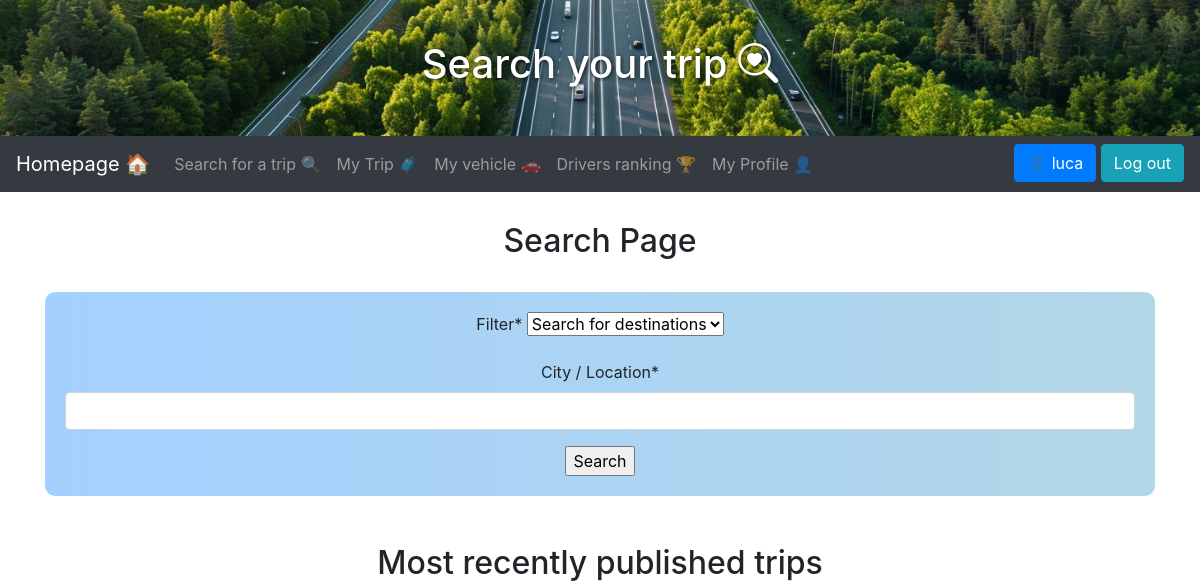
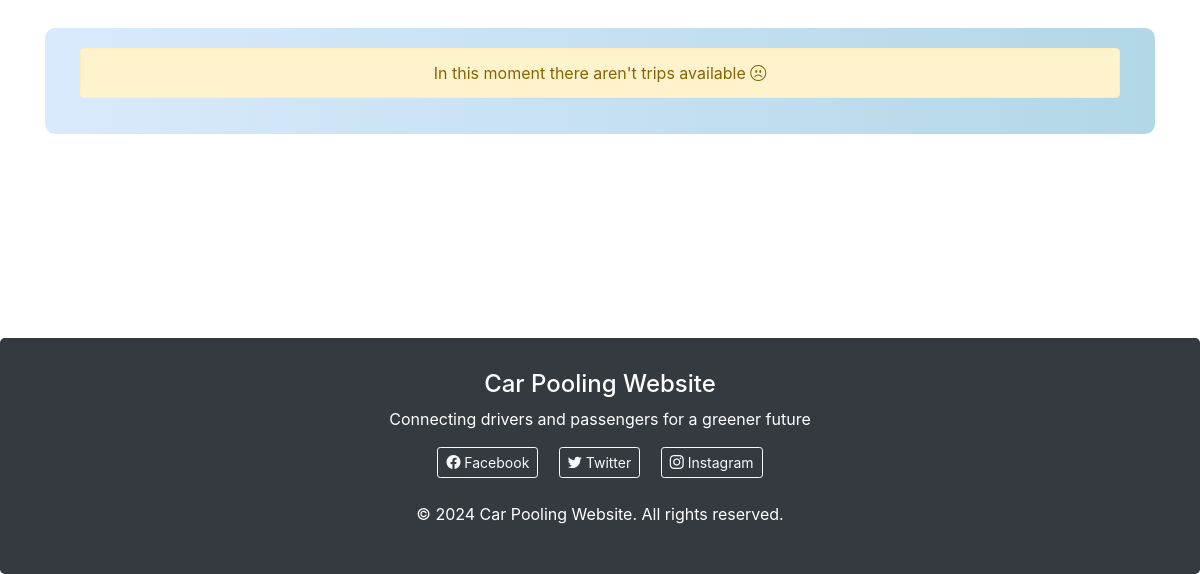
/gestione/searchtrip/ (signed in), run on an earlier commit of the app's database (2 pictures, top to bottom).
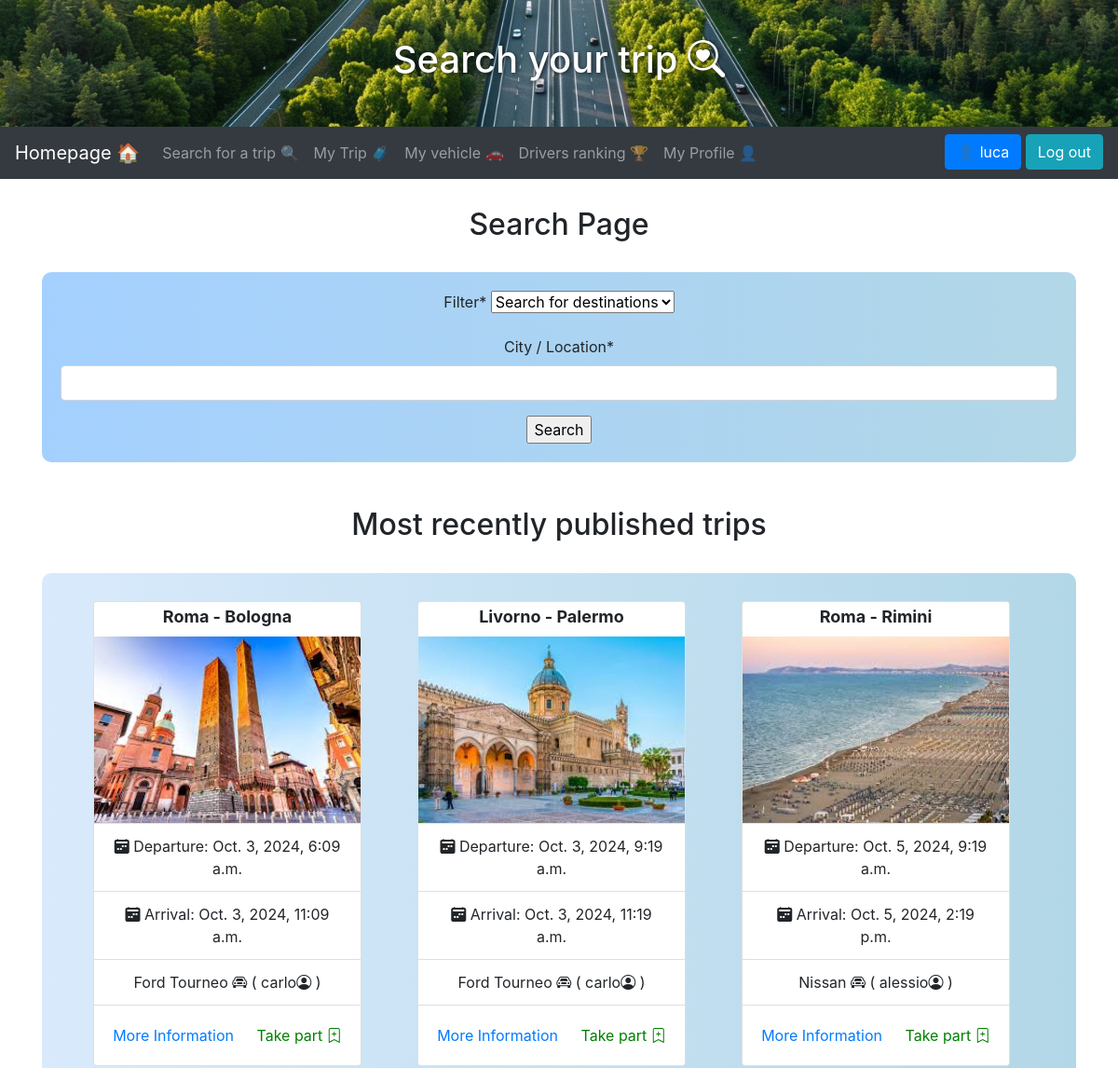
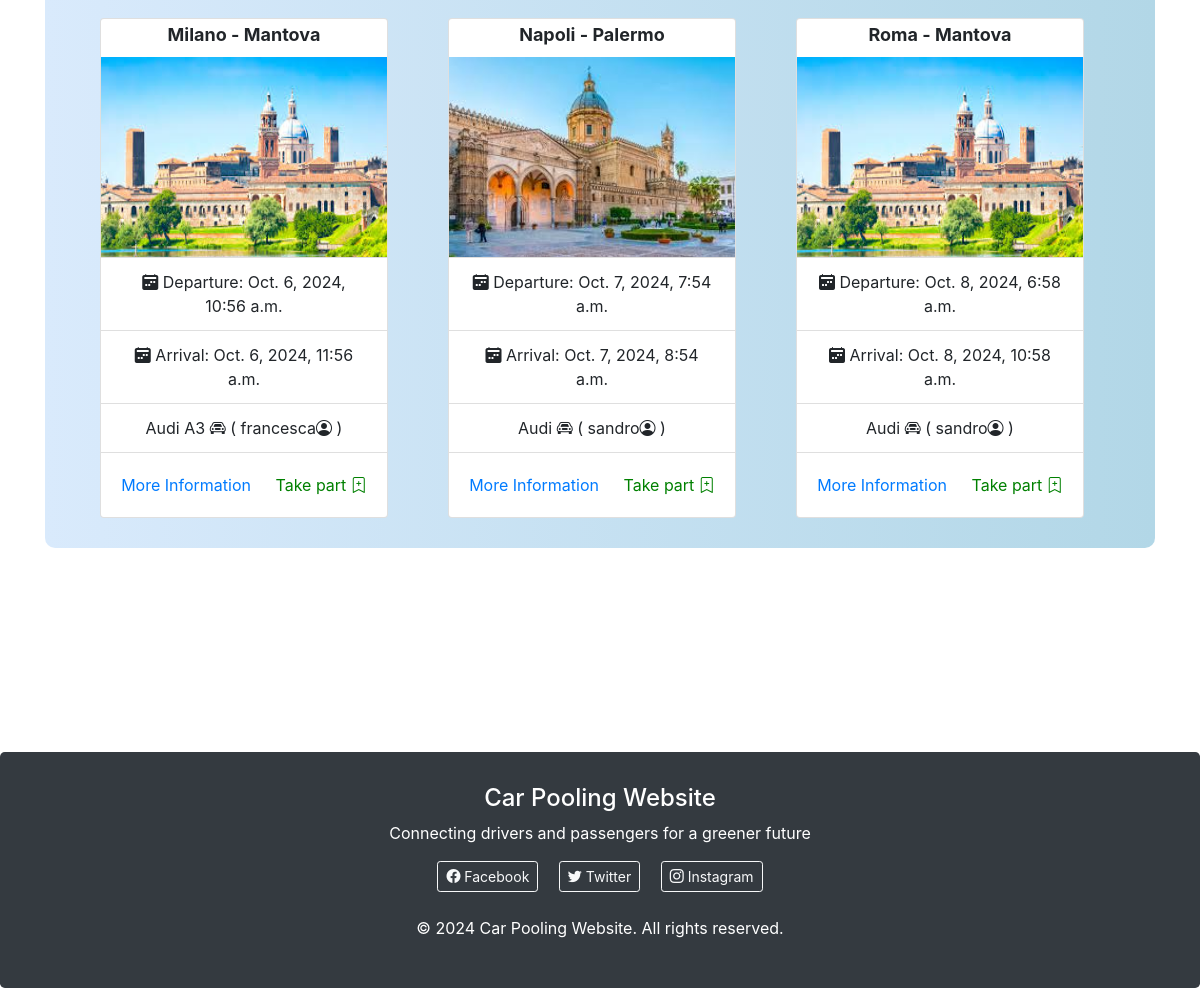
And on a later commit of the database (2 pictures, top to bottom).
### gestione/models.py (models this page shows, shortened)
class Ride(models.Model):
    car = models.ForeignKey(Car , on_delete=models.SET_NULL , default = None ,null=True , related_name="my_rides")
    user = models.ForeignKey(User, on_delete=models.PROTECT,blank=True,null=True,default=None, related_name="my_rides")
    departure_location = models.CharField(max_length=30 , null  = False , default = "NO_LOCATION_D")
    departure_state = models.CharField(max_length=30 , null  = False , default = "NO_STATE_D")
    departure_address = models.CharField(max_length=30 , null  = False , default = "NO_ADDRESS_D")
    arrival_location = models.CharField(max_length=30 , null = False , default = "NO_LOCATION_A")
    arrival_state = models.CharField(max_length=30 , null  = False , default = "NO_STATE_A")
    arrival_address = models.CharField(max_length=30 , null  = False , default = "NO_ADDRESS_A")
    departure_time = models.DateTimeField(null=False , default=timezone.make_aware(timezone.datetime(1970, 1, 1, 0, 0, 0)))
    arrival_time = models.DateTimeField(null=False , default=timezone.make_aware(timezone.datetime(1970, 1, 1, 0, 0, 0)))
    open_registration_time = models.DateTimeField(null = False , default=timezone.make_aware(timezone.datetime(1970, 1, 1, 0, 0, 0)))
    close_registration_time = models.DateTimeField(null = False , default=timezone.make_aware(timezone.datetime(1970, 1, 1, 0, 0, 0)))
    max_passenger = models.IntegerField(default=0 , null = False )
    image = models.ImageField(upload_to='ride_images/', null=True, blank=True)

class Car(models.Model):
    user = models.ForeignKey(User, on_delete=models.SET_NULL,blank=True,null=True , related_name="my_cars")
    model = models.CharField(max_length=50)
    license_plate = models.CharField(max_length=15)
    km = models.IntegerField(default=0)
    last_inspection_date = models.DateField(default=None , null = True , blank=True)
    image = models.ImageField(upload_to='car_images/', null=True, blank=True)
    class Meta:
        verbose_name_plural = "Cars"

### gestione/views.py (the view)
# urls.py: path("searchtrip/" , search , name = "search_trip" ),
def search(request):
    if request.method == "POST":
        form = SearchTripForm(request.POST)
        if form.is_valid():
            where = form.cleaned_data.get("search_where")
            string = form.cleaned_data.get("search_string")
            return redirect("search_results_trip", string=string, where=where)
    else:
        form = SearchTripForm()
    trips = get_filtered_rides(user=request.user , limit = 6)
    return render(request, "search_trip.html", context={"form": form, "title": "Search", "trips": trips})

### gestione/forms.py
class SearchTripForm(forms.Form):
    choice_list = [("Destination","Search for destinations"), ("Departure","Search for departure") ]
    search_where = forms.ChoiceField(label="Filter", required=True, choices=choice_list)
    search_string = forms.CharField(label="City / Location",max_length=100, min_length=3, required=True)

### gestione/templates/search_trip.html (shortened to what this page needs)
{% extends "basebs.html" %}
{% load crispy_forms_tags %}
{% load static %}
{% block header1 %}
  <div class="header-background">
    <h1> Search your trip <i class="bi bi-search-heart"></i> </h1>
  </div>
{% endblock %}
{% block content %}
    <h2>Search Page</h2>
    <br>
    <div style="background: linear-gradient(to right, #a4d0ff, #b2d7e7); padding: 20px; text-align: center; border-radius: 10px;">
    <form action="{% url 'search_trip' %}" method="POST">
        {{ form|crispy }}
    <input type="submit" value="Search"> </form>
    </div>
    <br><br>
    <h2>Most recently published trips</h2>
    <br>
    <div style="background: linear-gradient(to right, #d9eafc, #b2d7e7); padding: 20px; text-align: center; border-radius: 10px;">
        <div class="container text-center">
            <div class="row justify-content-start">
                {% for trip in trips %}
                    <div class="col-auto card-container">
                        <div class="card" style="width: 18rem;">
                            <h4> <span class="badge rounded-pill text-bg-info">{{ trip.departure_location }} - {{ trip.arrival_location }}</span> </h4>
                            {% if trip.image %}
                                <img src="{{ trip.image.url }}" height="200px" alt="city_img">
                            {% else %}
                                <img src="{% static '/img/no_img.jpg' %}" height="200px" alt="default_city_img">
                            {% endif %}
                            <ul class="list-group list-group-flush">
                                <li class="list-group-item"> <i class="bi bi-calendar2-week-fill"></i> Departure: {{ trip.departure_time}} </li>
                                <li class="list-group-item"> <i class="bi bi-calendar2-week-fill"></i> Arrival: {{ trip.arrival_time}}</li>
                                <li class="list-group-item"> {{ trip.car.model }} <i class="bi bi-car-front"></i> ( {{trip.user.username}}<i class="bi bi-person-circle"></i> )  </li>
                            </ul>
                            <div class="card-body">
                                <a href="{% url 'ridedetail' pk=trip.id %}" class="card-link"> More Information </a>
                                <a href="#" style = "color: green;"  class="card-link" data-toggle="modal" data-target="#confirmModal" data-href="{% url 'take_part' pk=trip.id %}"> Take part <i class="bi bi-bookmark-plus"></i> </a>
                            </div>
                        </div>
                    </div>
                    {% empty %}
                    <div class="col-12">
                        <div class="alert alert-warning" role="alert">
                            In this moment there aren't trips available  <i class="bi bi-emoji-frown"></i>
                        </div>
                    </div>
                {% endfor %}
            </div>
        </div>
    </div>
{% endblock %}

### templates/basebs.html (shortened to what this page needs)
<!DOCTYPE html>
<html lang="en">
<head>
  {% block head %}
  <link rel="stylesheet" href="https://cdn.jsdelivr.net/npm/bootstrap@4.6.1/dist/css/bootstrap.min.css">
  <link rel="stylesheet" href="https://cdn.jsdelivr.net/npm/bootstrap-icons@1.11.3/font/bootstrap-icons.min.css">
  {% endblock %}
  {% load crispy_forms_tags %}
</head>
<body>
<div class="jumbotron text-center" style="margin:0 ; padding: 0;">
{% block header1 %}{% endblock %}
</div>
<nav class="navbar navbar-expand-sm bg-dark navbar-dark">
{% block navbar %}
    <a class="navbar-brand" href="{% url 'home' %}">Homepage 🏠 </a>
    <div class="collapse navbar-collapse" id="collapsibleNavbar">
      <ul class="navbar-nav w-100 d-flex">
        <li class="nav-item">
          <a class="nav-link" href="{% url 'search_trip' %}">Search for a trip 🔍</a>
        </li>
        <li class="nav-item">
          <a class="nav-link" href="{% url 'trips' 'passenger' %}">My Trip 🧳</a>
        </li>
        <li class="nav-item">
          <a class="nav-link" href="{% url 'garage' %}">My vehicle 🚗</a>
        </li>
        <li class="nav-item">
          <a class="nav-link" href="{% url 'ranking' %}">Drivers ranking 🏆</a>
        </li>
        <li class="nav-item">
          <a class="nav-link" href="{% url 'profile' %}">My Profile 👤</a>
        </li>
        {% if user.is_authenticated %}
            <form id="logout-form" method="post" action="{% url 'logout' %}">
              {% if user.is_superuser %}
              <a href="/admin" type="button" class="btn btn-primary"> 👤 {{user.username}} </a>
              {% else %}
              <a href="{% url 'profile' %}" type="button" class="btn btn-primary"> 👤 {{user.username}} </a>
              {% endif %}
              <button type="submit" class="btn btn-info">Log out</button>
            </form>
        {% else %}
        <li class="nav-item ml-auto">
          <a class="btn btn-info" href="{% url 'register' %}" role="button">Registrati</a>
          <a class="btn btn-info" href="{% url 'login' %}" role="button">Login</a>
          <a class="btn btn-warning" href="/admin/" role="button">Admin Login</a>
        </li>
        {% endif %}
    </ul>
    </div>
{% endblock %}
</nav>
<div class="container" style="margin-top:30px">
    <div class="col-sm-22">
      <center>
      {% block content %}
      {% endblock %}
      <br>
      </center>
    </div>
</div>
<div class="jumbotron text-center" style="margin-bottom:0; margin-top: 180px; background-color: #343a40; color: white; padding: 2rem 1rem; ">
{% block footer %}
      <div class="container">
          <h4>Car Pooling Website</h4>
          <p>Connecting drivers and passengers for a greener future</p>
          <div class="my-3">
              <a href="#" class="btn btn-outline-light btn-sm mx-2"><i class="bi bi-facebook"></i> Facebook</a>
              <a href="#" class="btn btn-outline-light btn-sm mx-2"><i class="bi bi-twitter"></i> Twitter</a>
              <a href="#" class="btn btn-outline-light btn-sm mx-2"><i class="bi bi-instagram"></i> Instagram</a>
          </div>
          <div class="mt-4">
              <p>&copy; 2024 Car Pooling Website. All rights reserved.</p>
          </div>
      </div>
{% endblock %}
</div>
</body>
</html>

### templates/basebs.html (style rules this page uses)
.header-background { background-image: url('/static/img/home_background.jpg'); background-size: cover; background-position: center; padding: 40px; color: white; text-shadow: 1px 1px 4px rgba(0, 0, 0, 0.7); width: 100vw; margin-left: calc(-50vw + 50%); }
.card-container { margin-left: 10px; }
.card { margin: 10px; }

What changed in the data, as far as the page shows it:
added Ride: departure_location "Roma", arrival_location "Bologna", image (picture), departure_time "Oct. 3, 2024, 6:09 a.m.", arrival_time "Oct. 3, 2024, 11:09 a.m.", car.model "Ford Tourneo", user.username "carlo"
added Ride: departure_location "Livorno", arrival_location "Palermo", image (picture), departure_time "Oct. 3, 2024, 9:19 a.m.", arrival_time "Oct. 3, 2024, 11:19 a.m.", car.model "Ford Tourneo", user.username "carlo"
added Ride: departure_location "Roma", arrival_location "Rimini", image (picture), departure_time "Oct. 5, 2024, 9:19 a.m.", arrival_time "Oct. 5, 2024, 2:19 p.m.", car.model "Nissan", user.username "alessio"
added Ride: departure_location "Milano", arrival_location "Mantova", image (picture), departure_time "Oct. 6, 2024, 10:56 a.m.", arrival_time "Oct. 6, 2024, 11:56 a.m.", car.model "Audi A3", user.username "francesca"
added Ride: departure_location "Napoli", arrival_location "Palermo", image (picture), departure_time "Oct. 7, 2024, 7:54 a.m.", arrival_time "Oct. 7, 2024, 8:54 a.m.", car.model "Audi", user.username "sandro"
added Ride: departure_location "Roma", arrival_location "Mantova", image (picture), departure_time "Oct. 8, 2024, 6:58 a.m.", arrival_time "Oct. 8, 2024, 10:58 a.m.", car.model "Audi", user.username "sandro"
Also different on the page:
text no longer shown: "In this moment there aren't trips available"
